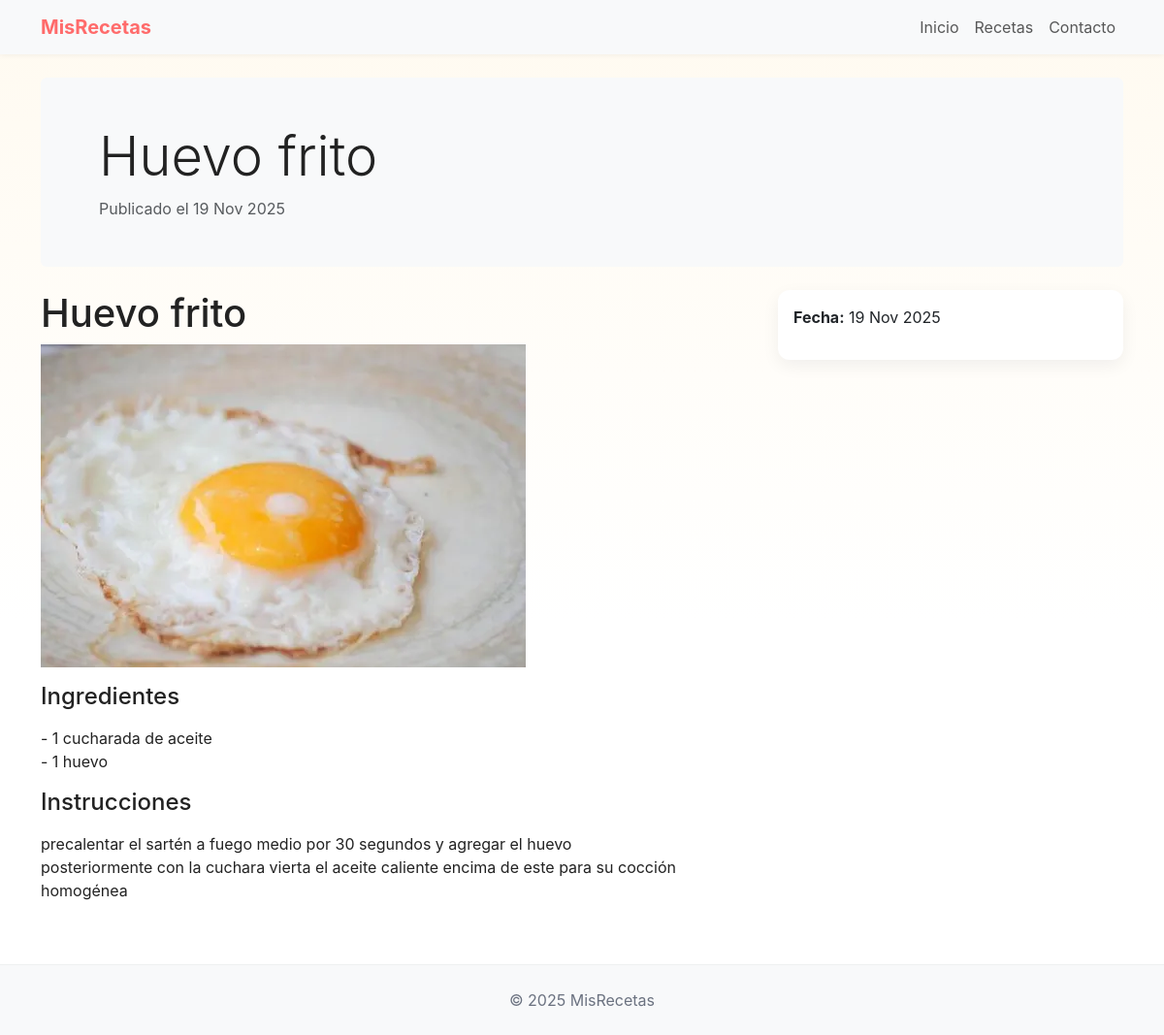
/recipes/receta/1/, run on the app's committed database.
### recipes/models.py (models this page shows, shortened)
class Receta(models.Model):
    nombre = models.CharField(max_length=200)
    ingredientes = models.TextField()
    instrucciones = models.TextField()
    imagen = models.ImageField(upload_to='recetas_images/', null=True, blank=True)
    creado_en = models.DateTimeField(auto_now_add=True)
    class Meta:
        ordering = ['-creado_en']

### recipes/views.py (the view)
# urls.py: path('receta/<int:pk>/', RecipeDetailView.as_view(), name='recipe_detail'),
class RecipeDetailView(DetailView):
    model = Receta
    template_name = 'recipes/recipe_detail.html'
    context_object_name = 'receta'

### recipes/templates/recipes/recipe_detail.html (shortened to what this page needs)
{% extends 'recipes/base.html' %}
{% load static %}
{% block content %}
<div class="jumbotron bg-light p-4 p-md-5 rounded mb-4">
  <div class="container">
    <h1 class="display-4">{{ receta.nombre }}</h1>
    <p class="text-muted mb-0">Publicado el {{ receta.creado_en|date:"d M Y" }}</p>
  </div>
</div>
<div class="row">
  <div class="col-md-8">
    <h1>{{ receta.nombre }}</h1>
    {% if receta.imagen %}
      <img src="{{ receta.imagen.url }}" class="img-fluid mb-3" alt="{{ receta.nombre }}">
    {% endif %}
    <h4>Ingredientes</h4>
    <p class="card-text">{{ receta.ingredientes|linebreaks }}</p>
    <h4>Instrucciones</h4>
    <p class="card-text">{{ receta.instrucciones|linebreaks }}</p>
  </div>
  <div class="col-md-4">
    <div class="card p-3">
      <p><strong>Fecha:</strong> {{ receta.creado_en|date:"d M Y" }}</p>
    </div>
  </div>
</div>
{% endblock %}

### recipes/static/recipes/css/styles.css (style rules this page uses)
:root { --bg:#fffaf0; --muted:#6b7280; --accent:#ff6b6b; --accent-dark:#e05555; --card:#ffffff; }
body { background: linear-gradient(180deg, var(--bg) 0%, #ffffff 60%); color: #222; font-family: Inter, system-ui, -apple-system, "Segoe UI", Roboto, "Helvetica Neue", Arial; }
.card { border:0; border-radius:12px; box-shadow: 0 6px 18px rgba(16,24,40,0.06); }

### data on the page
Receta: nombre "Huevo frito", creado_en "19 Nov 2025", imagen (picture), ingredientes "- 1 cucharada de aceite - 1 huevo", instrucciones "precalentar el sartén a fuego medio por 30 segundos y agregar el huevo posteriormente con la cuchara vierta el aceite caliente encima de este para su cocción homogénea"
